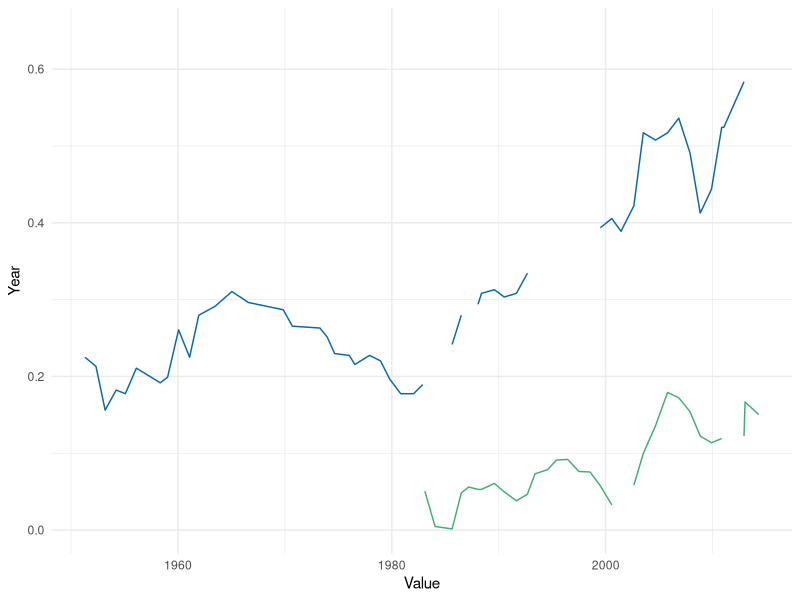
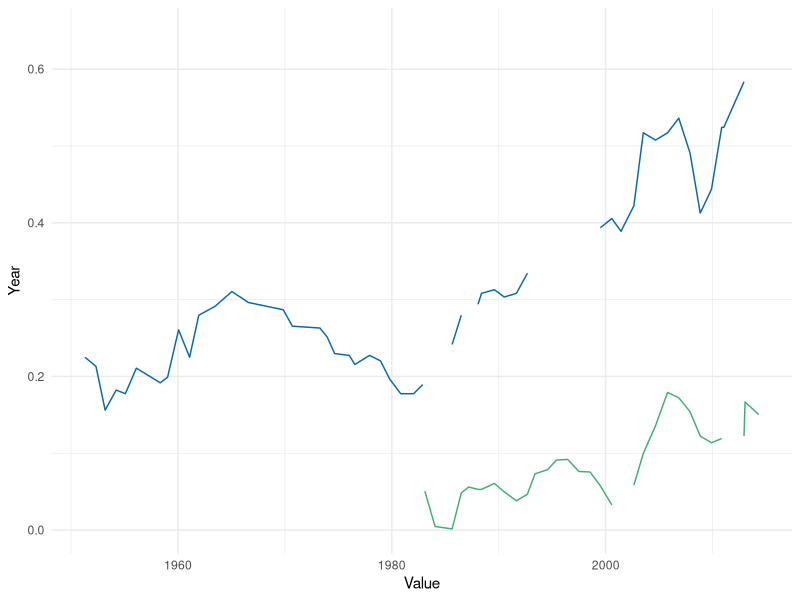

Recreate these plots in R, in order.
require(shape)
library(tidyverse)
library(lubridate)
#pdf(file = "competitionmarkets/loecker_barkai.pdf", width = 7, height = 7)
# ----
#Set parameters for graphics
axislabelsize <- 1.5
labelsize <- 1.2
graphlinewidth <- 2
segmentlinewidth <- 1.5

COL <- c("#7fc97f", "#beaed4", "#fdc086", "#ffff99", "#386cb0", "#f0027f", "#bf5b17", "#666666")
COLA <- c("#e0f3db", "#99d8c9","#66c2a4","#41ae76", "#238b45", "#005824")
COLB <- c("#c6dbef", "#4eb3d3", "#2b8cbe", "#0868ac","#084081")
COLC <- c("#fcfbfd", "#efedf5", "#dadaeb", "#bcbddc", "#9e9ac8", "#807dba", "#6a51a3", "#54278f", "#3f007d")

# functions
# ----
sub_1 <- function(x){
  x - 1
}

date_max <- function(x, y){
  max(x, y)
}
# ----


#----
# pull in data
# ----
library(readr)
barkai_2018 <- read_csv("competitionmarkets/loecker_barkai/barkai_2018.csv")
loecker_2018 <- read_csv("competitionmarkets/loecker_barkai/loecker_2018.csv")

# adjust / clean
loecker_2018$y_adj<- sub_1(loecker_2018["y"])


barkai_2018 <- barkai_2018 %>% 
  rename("year_b" = x, "b_share" = y)

loecker_2018 <- loecker_2018 %>% 
  rename("year_l" = x, "l_markup" = y_adj) 

loecker_2018$y <- NULL

loecker_2018$year <- floor(loecker_2018$year_l)
barkai_2018$year <- floor(barkai_2018$year_b)

# ----
# merge data
loecker_barkai <- full_join(loecker_2018, barkai_2018, by = "year")

loecker_barkai <- 
  loecker_barkai %>%
  mutate(year_l = coalesce(year_l, 0),
         year_b = coalesce(year_b, 0)
         )

loecker_barkai$year <- 
  pmax(loecker_barkai$year_l, loecker_barkai$year_b,
       na.rm = FALSE
       )
#The ggplot had issues with read l_markup.y
#So I re-did it and just mutated it
#as  you'd coded it it was trying 
#to read l_markup as a df itself
LBdf <- 
  loecker_barkai %>%
  mutate(markup = l_markup$y) %>% 
  select(year, markup, b_share)

# ----


# graph
# ----


p <-  ggplot(data = LBdf) +
  geom_line(aes(x=year, y=markup), color = COLB[4], na.rm = TRUE) +
  geom_line(aes(x=year, y=b_share), color = COLA[4], na.rm = TRUE) +
  ylab("Year") + 
  xlab("Value") +
  theme_minimal()
p

#Save plot to PDF
ggsave(p, filename = "loecker_barkai.pdf", 
       path = "competitionmarkets",
       width = 7, height = 7, units = "in")

# ----

dev.off()
